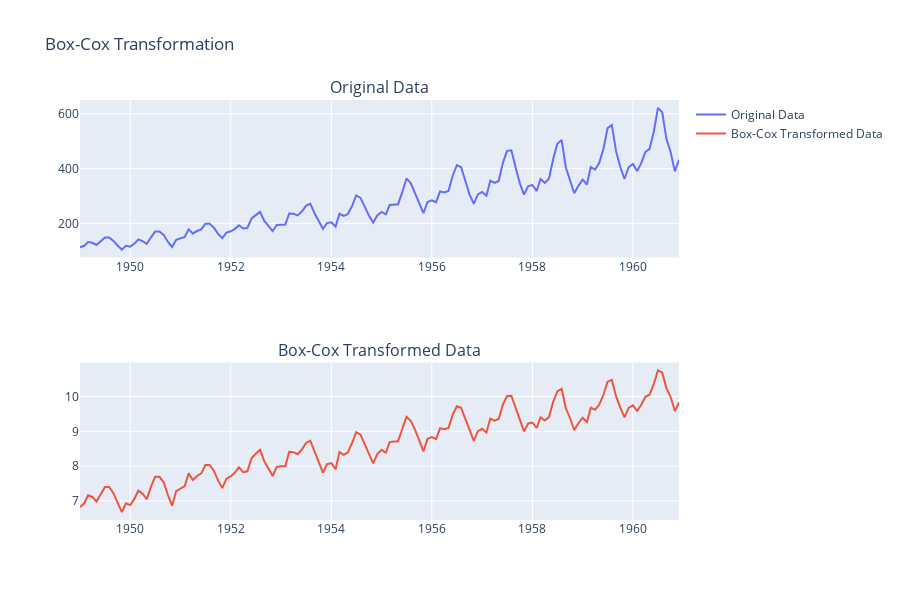

Source (notebook cell):
### Code cell
from scipy.stats import boxcox
from plotly.subplots import make_subplots

# Загрузка данных об электропотреблении
passengers = pd.read_csv('https://raw.githubusercontent.com/selva86/datasets/master/AirPassengers.csv')
passengers['Month'] = pd.to_datetime(passengers['date'])
passengers.set_index('Month', inplace=True)
passengers = passengers.rename(columns={'value': 'y'})
passengers['ds'] = passengers.index

# Преобразование Бокса-Кокса
passengers['boxcox_y'], lambda_param = boxcox(passengers['y'])

# Визуализация
fig = make_subplots(rows=2, cols=1, subplot_titles=["Original Data", "Box-Cox Transformed Data"])
fig.add_trace(go.Scatter(x=passengers['ds'], y=passengers['y'], mode='lines', name='Original Data'), row=1, col=1)
fig.add_trace(go.Scatter(x=passengers['ds'], y=passengers['boxcox_y'], mode='lines', name='Box-Cox Transformed Data'), row=2, col=1)
fig.update_layout(height=600, title_text="Box-Cox Transformation")
fig.show()

### Figure 1 — Plotly figure (JSON) as saved in the notebook; plotly's stock layout.template omitted (floating-point values rounded to 4 significant figures; data arrays with more than 128 entries replaced by an {"elided": "..."} marker saying what was removed)
{"data": [{"mode": "lines", "name": "Original Data", "type": "scatter", "x": {"elided": "144 str values"}, "xaxis": "x", "y": {"elided": "144 int values"}, "yaxis": "y"}, {"mode": "lines", "name": "Box-Cox Transformed Data", "type": "scatter", "x": {"elided": "144 str values"}, "xaxis": "x2", "y": {"elided": "144 float values"}, "yaxis": "y2"}], "layout": {"annotations": [{"font": {"size": 16}, "showarrow": false, "text": "Original Data", "x": 0.5, "xanchor": "center", "xref": "paper", "y": 1, "yanchor": "bottom", "yref": "paper"}, {"font": {"size": 16}, "showarrow": false, "text": "Box-Cox Transformed Data", "x": 0.5, "xanchor": "center", "xref": "paper", "y": 0.375, "yanchor": "bottom", "yref": "paper"}], "height": 600, "title": {"text": "Box-Cox Transformation"}, "xaxis": {"anchor": "y", "domain": [0, 1]}, "xaxis2": {"anchor": "y2", "domain": [0, 1]}, "yaxis": {"anchor": "x", "domain": [0.625, 1]}, "yaxis2": {"anchor": "x2", "domain": [0, 0.375]}}}
